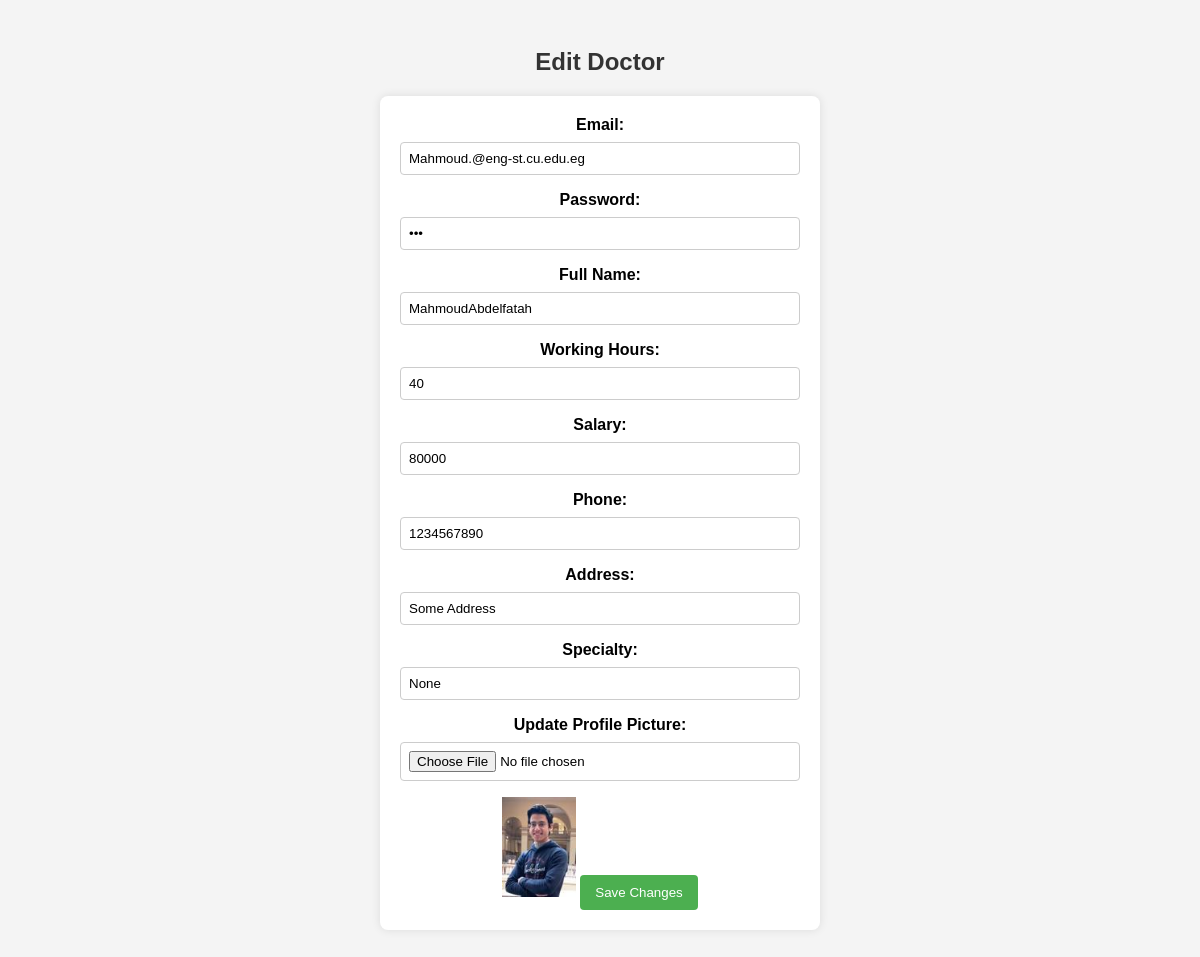
The app's page /edit_doctor/4 with its own data.
### website/models.py (models this page shows)
class Doctor(db.Model):
    id = db.Column(db.Integer, primary_key=True)
    ssn = db.Column(db.Integer)
    email = db.Column(db.String(100))
    password = db.Column(db.String(50), nullable=False)
    user_name = db.Column(db.String(50), unique=True, nullable=False)
    full_name = db.Column(db.String(50))
    working_hours = db.Column(db.Integer)
    salary = db.Column(db.Integer)
    phone = db.Column(db.String(11))
    address = db.Column(db.String(30))
    specialty = db.Column(db.String(30))
    photo = db.Column(db.String(20), nullable=False, default='default.jpg')
    viewsointments = db.relationship('Appointment', backref='doctor', lazy=True)

### website/views.py (the view)
@views.route('/edit_doctor/<int:doctor_id>', methods=['GET', 'POST'])
def edit_doctor(doctor_id):
    doctor = Doctor.query.get(doctor_id)
    form = EditProfileForm()
    if request.method == 'GET':
        form.populate_from_doctor(doctor)
        photo = url_for('static', filename=f'profile_pics/{doctor.photo}')
        return render_template('edit_doctor.html', photo=photo, form=form, doctor=doctor)
    form.update_doctor(doctor, request.files.get('photo'))
    db.session.commit()
    return redirect(url_for('views.admin'))

### website/views.py (shortened to what this page needs)
class EditProfileForm(FlaskForm):
    full_name = StringField('Full Name', validators=[DataRequired(), Length(max=30)])
    password = StringField('Password', validators=[DataRequired(), Length(max=30)])
    specialty = StringField('Specialty', validators=[DataRequired(), Length(max=30)])
    salary = IntegerField('Salary', validators=[DataRequired()])
    working_hours = IntegerField('Working Hours', validators=[DataRequired()])
    phone = StringField('Phone', validators=[DataRequired(), Length(max=15)])
    address = StringField('Address', validators=[DataRequired(), Length(max=100)])
    photo = FileField('Update Profile Picture', validators=[FileAllowed(['jpg', 'png', 'jpeg'])])
    def populate_from_doctor(self, doctor):
        self.full_name.data = doctor.full_name
        self.password.data = doctor.password
        self.specialty.data = doctor.specialty
        self.salary.data = doctor.salary
        self.working_hours.data = doctor.working_hours
        self.phone.data = doctor.phone
        self.address.data = doctor.address

### website/templates/edit_doctor.html (shortened to what this page needs)
<!DOCTYPE html>
<html lang="en">
  <head>
  </head>
  <body>
    <h2>Edit Doctor</h2>
    <form
      method="POST"
      action="{{ url_for('views.edit_doctor', doctor_id=doctor.id) }}"
      enctype="multipart/form-data"
    >
      <label for="email">Email:</label>
      <input
        type="email"
        name="email"
        value="{{ doctor.email }}"
        required
      /><br />
      <label for="password">Password:</label>
      <input
        type="password"
        name="password"
        value="{{ doctor.password }}"
        required
      /><br />
      <label for="full_name">Full Name:</label>
      <input
        type="text"
        name="full_name"
        value="{{ doctor.full_name }}"
        required
      /><br />
      <label for="working_hours">Working Hours:</label>
      <input
        type="number"
        name="working_hours"
        value="{{ doctor.working_hours }}"
        required
      /><br />
      <label for="salary">Salary:</label>
      <input
        type="number"
        name="salary"
        value="{{ doctor.salary }}"
        required
      /><br />
      <label for="phone">Phone:</label>
      <input
        type="text"
        name="phone"
        value="{{ doctor.phone }}"
        required
      /><br />
      <label for="address">Address:</label>
      <input
        type="text"
        name="address"
        value="{{ doctor.address }}"
        required
      /><br />
      <label for="specialty">Specialty:</label>
      <input
        type="text"
        name="specialty"
        value="{{ doctor.specialty }}"
        required
      /><br />
      <label for="photo">Update Profile Picture:</label>
      <input type="file" name="photo" /><br />
      <img
        src="{{ photo }}"
        alt="Current Profile Picture"
        style="max-width: 100px; max-height: 100px"
      />
      <button type="submit">Save Changes</button>
    </form>
  </body>
</html>

### website/templates/edit_doctor.html (style rules this page uses)
body { font-family: Arial, sans-serif; background-color: #f4f4f4; padding: 20px; text-align: center; }
h2 { color: #333; }
form { max-width: 400px; margin: 0 auto; background-color: #fff; padding: 20px; border-radius: 8px; box-shadow: 0 0 10px rgba(0, 0, 0, 0.1); }
label { display: block; margin-bottom: 8px; font-weight: bold; }
input { width: 100%; padding: 8px; margin-bottom: 16px; border: 1px solid #ccc; border-radius: 4px; box-sizing: border-box; }
button { background-color: #4caf50; color: #fff; padding: 10px 15px; border: none; border-radius: 4px; cursor: pointer; }

### records on screen
Doctor: email "Mahmoud.@eng-st.cu.edu.eg", full_name "MahmoudAbdelfatah", working_hours "40", salary "80000", phone "1234567890", address "Some Address", specialty "None"
